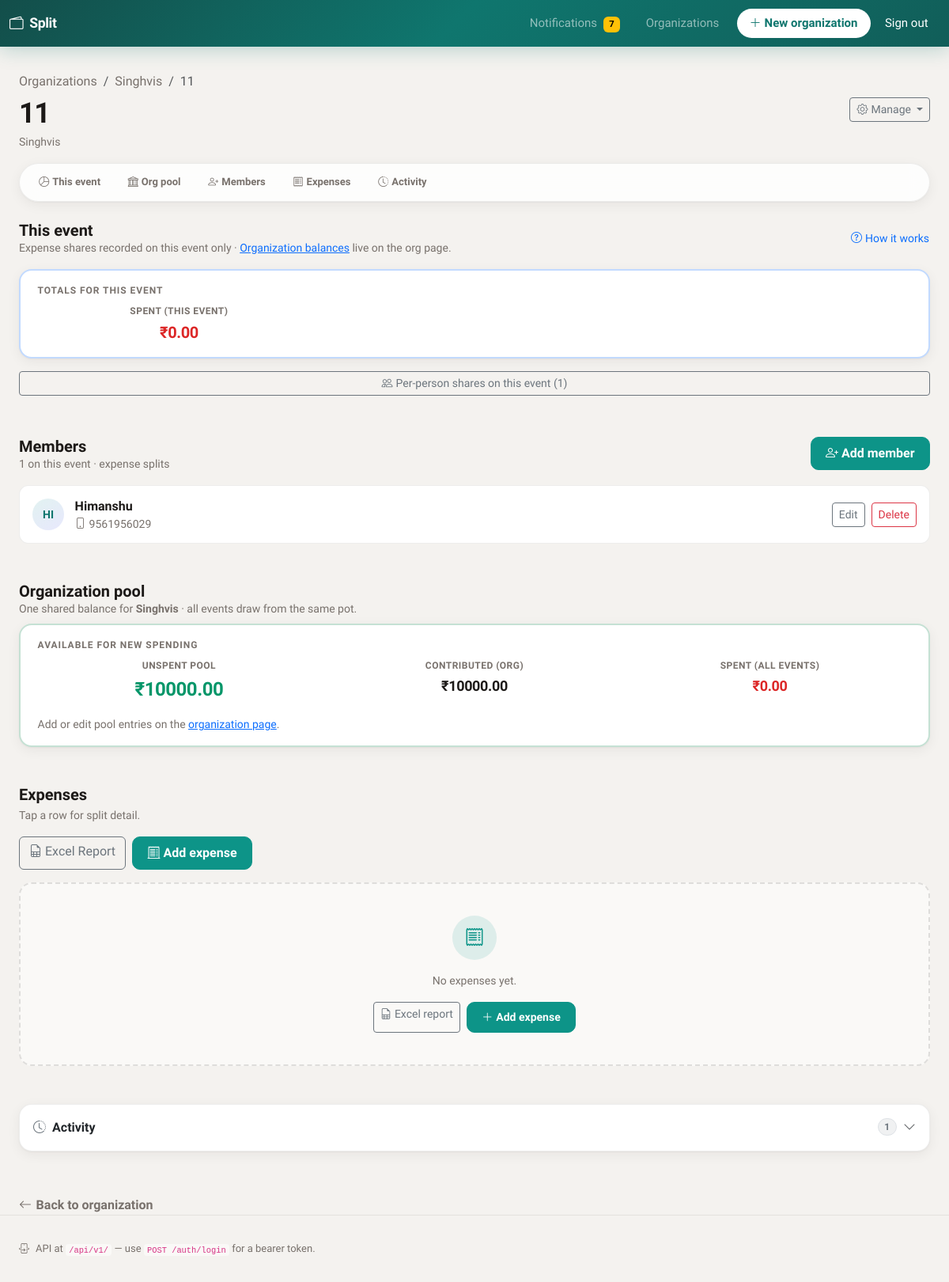
Before: /events/3 (signed in) with the older database file.
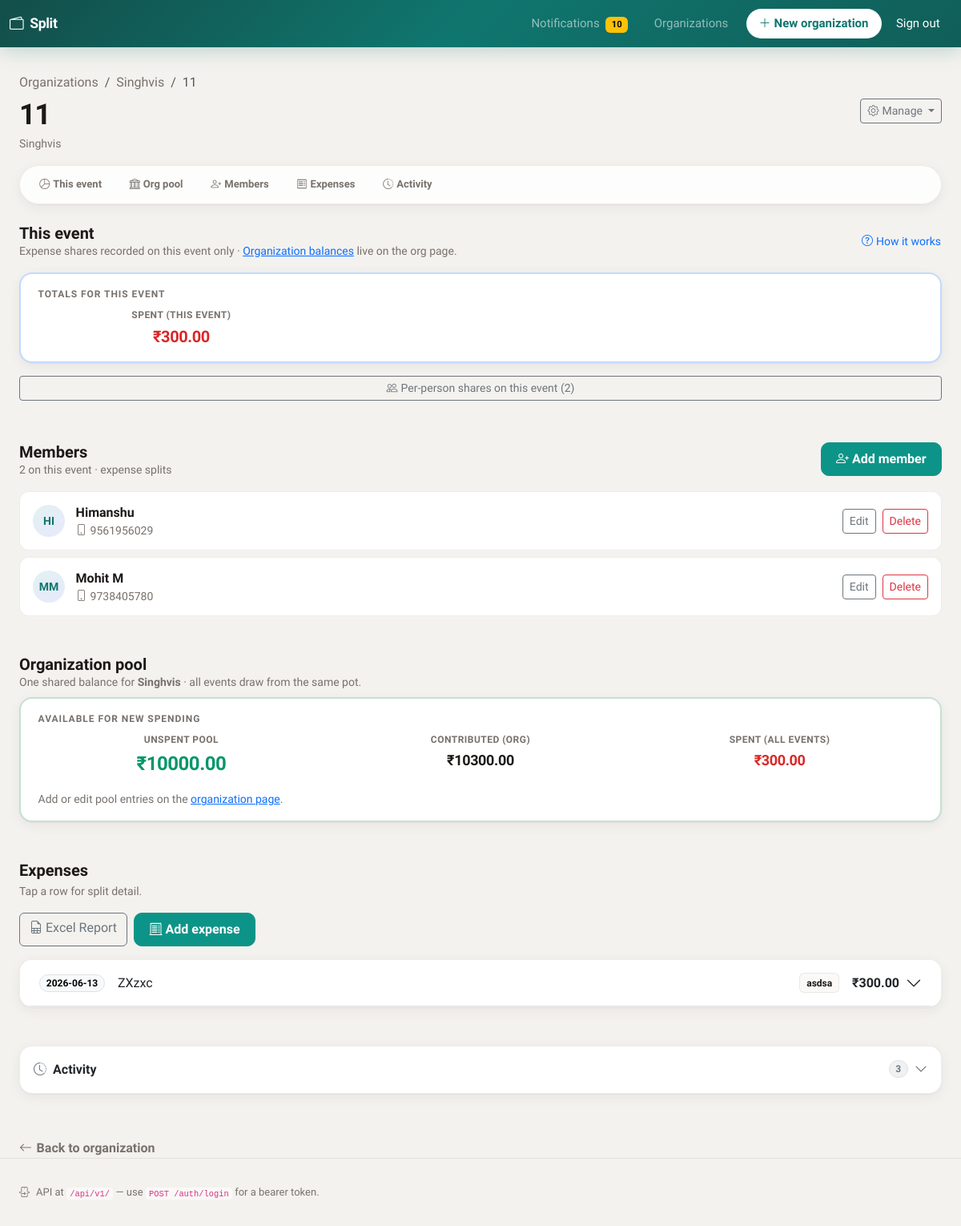
After: the same page with the newer database file.
### app/models.py (models this page shows)
class Member(Base):
    __tablename__ = "members"
    id: Mapped[int] = mapped_column(primary_key=True, autoincrement=True)
    event_id: Mapped[int] = mapped_column(ForeignKey("events.id"), nullable=False)
    name: Mapped[str] = mapped_column(String(120), nullable=False)
    user_id: Mapped[int | None] = mapped_column(ForeignKey("users.id"), nullable=True)
    created_by_user_id: Mapped[int | None] = mapped_column(
        ForeignKey("users.id"), nullable=True, index=True
    )
    created_at: Mapped[datetime] = mapped_column(DateTime, default=datetime.utcnow)
    event: Mapped["Event"] = relationship(back_populates="members")
    user: Mapped["User | None"] = relationship(
        back_populates="event_memberships", foreign_keys=[user_id]
    )
    expense_splits: Mapped[list["ExpenseSplit"]] = relationship(
        back_populates="member", cascade="all, delete-orphan"
    )

class User(Base):
    __tablename__ = "users"
    __table_args__ = (UniqueConstraint("mobile", name="uq_users_mobile"),)
    id: Mapped[int] = mapped_column(primary_key=True, autoincrement=True)
    mobile: Mapped[str] = mapped_column(String(20), nullable=False, index=True)
    password_hash: Mapped[str] = mapped_column(String(255), nullable=False)
    full_name: Mapped[str] = mapped_column(String(120), nullable=False)
    created_at: Mapped[datetime] = mapped_column(DateTime, default=datetime.utcnow)
    org_memberships: Mapped[list["OrganizationMember"]] = relationship(
        back_populates="user",
        foreign_keys="OrganizationMember.user_id",
        cascade="all, delete-orphan",
    )
    event_memberships: Mapped[list["Member"]] = relationship(
        back_populates="user", foreign_keys="Member.user_id"
    )
    activities_received: Mapped[list["Activity"]] = relationship(
        "Activity",
        foreign_keys="[Activity.recipient_user_id]",
        back_populates="recipient",
        cascade="all, delete-orphan",
    )
    activities_sent: Mapped[list["Activity"]] = relationship(
        "Activity",
        foreign_keys="[Activity.actor_user_id]",
        back_populates="actor",
        viewonly=True,
    )

class Expense(Base):
    __tablename__ = "expenses"
    id: Mapped[int] = mapped_column(primary_key=True, autoincrement=True)
    event_id: Mapped[int] = mapped_column(ForeignKey("events.id"), nullable=False)
    title: Mapped[str] = mapped_column(String(200), nullable=False)
    category: Mapped[str] = mapped_column(String(100), nullable=False)
    amount_total: Mapped[float] = mapped_column(Numeric(12, 2), nullable=False)
    expense_date: Mapped[date] = mapped_column(Date, nullable=False)
    created_by_user_id: Mapped[int | None] = mapped_column(
        ForeignKey("users.id"), nullable=True, index=True
    )
    created_at: Mapped[datetime] = mapped_column(DateTime, default=datetime.utcnow)
    event: Mapped["Event"] = relationship(back_populates="expenses")
    splits: Mapped[list["ExpenseSplit"]] = relationship(
        back_populates="expense", cascade="all, delete-orphan"
    )

### app/routers/web.py (the view)
@router.get("/events/{event_id}", response_class=HTMLResponse)
def page_event_detail(
    request: Request, event_id: int, db: Session = Depends(get_db)
):
    uid = require_session_user(request)
    if isinstance(uid, RedirectResponse):
        return uid
    if not services.user_can_access_event(db, uid, event_id):
        raise HTTPException(404, "Event not found")
    ev = services.get_event(db, event_id)
    if not ev:
        raise HTTPException(404, "Event not found")
    balances = services.member_balances(db, event_id)
    expenses = sorted(
        ev.expenses, key=lambda e: (e.expense_date, e.id), reverse=True
    )
    oid = ev.organization_id
    org_pool_available = services.org_pool_available(db, oid)
    org_total_contributed = services.org_total_contributed(db, oid)
    org_total_expenses = services.org_total_expenses(db, oid)
    event_expense_total = sum((b.expended for b in balances), Decimal("0"))
    balance_totals = {
        "pooled": Decimal("0"),
        "expended": event_expense_total,
        "remaining": Decimal("0"),
    }
    mems = sorted(ev.members, key=lambda m: m.id)
    members_opts = [{"id": m.id, "name": m.name} for m in mems]
    event_activities = activity_service.list_for_event(db, uid, event_id, limit=40)
    expense_manage = {
        e.id: services.user_can_manage_expense(db, e.id, uid) for e in expenses
    }
    member_manage = {
        m.id: services.user_can_manage_member(db, m.id, uid) for m in mems
    }
    return templates.TemplateResponse(
        request,
        "event_detail.html",
        {
            "event": ev,
            "organization": ev.organization,
            "members": mems,
            "members_opts": members_opts,
            "balances": balances,
            "balance_totals": balance_totals,
            "expenses": expenses,
            "org_pool_available": org_pool_available,
            "org_total_contributed": org_total_contributed,
            "org_total_expenses": org_total_expenses,
            "title": ev.name,
            "event_activities": event_activities,
            "current_user_id": uid,
            "expense_manage": expense_manage,
            "member_manage": member_manage,
            "member_error": request.query_params.get("error"),
        },
    )

### templates/event_detail.html (shortened to what the changed rows need)
{% extends "base.html" %}
{% macro member_initials(name) -%}
{%- set t = (name or '') | trim -%}
{%- set parts = t.split() -%}
{%- if parts | length >= 2 -%}
{{ (parts[0][0] ~ parts[-1][0]) | upper }}
{%- elif t | length >= 2 -%}
{{ t[:2] | upper }}
{%- elif t | length == 1 -%}
{{ t[0] | upper }}
{%- else -%}
?
{%- endif -%}
{% endmacro %}
{% block content %}
<header class="mb-3">
  <div class="d-flex flex-wrap align-items-start justify-content-between gap-2 mb-2">
    <div class="min-w-0 flex-grow-1">
      <h1 class="et-hero-title mb-1 text-break">{{ event.name }}</h1>
    </div>
  </div>
</header>
<section class="mb-5 pb-1" id="balances">
  {% if not members %}
  <h2 class="h5 fw-bold mb-2">This event</h2>
  <div class="alert alert-et-warn d-flex align-items-start gap-2 mb-0" role="alert">
    <i class="bi bi-exclamation-triangle flex-shrink-0 mt-1"></i>
    <div>Add at least one member before you can record expenses.</div>
  </div>
  {% else %}
  <div class="d-flex flex-wrap align-items-center justify-content-between gap-2 mb-3">
    <div>
      <h2 class="h5 fw-bold mb-0">This event</h2>
      <p class="small et-muted mb-0">Expense shares recorded on this event only · <a href="/orgs/{{ organization.id }}#balances">Organization balances</a> live on the org page.</p>
    </div>
    <button type="button" class="btn btn-link btn-sm p-0 text-decoration-none" data-bs-toggle="modal" data-bs-target="#modalBalanceHelp">
      <i class="bi bi-question-circle me-1"></i>How it works
    </button>
  </div>
  <div class="et-card mb-3 border-primary border-opacity-25" style="border-width: 2px;">
    <div class="et-card-body py-3">
      <p class="et-eyebrow mb-2">Totals for this event</p>
      <div class="row g-3 align-items-end text-center">
        <div class="col-12 col-md-4">
          <div class="et-metric">
            <span class="et-metric-label">Spent (this event)</span>
            <span class="et-metric-value et-metric-value--expended fs-5">{{ balance_totals.expended | money }}</span>
          </div>
        </div>
      </div>
    </div>
  </div>
  <button class="btn btn-outline-secondary btn-sm w-100" type="button" data-bs-toggle="collapse" data-bs-target="#balancesPeople" aria-expanded="false" aria-controls="balancesPeople">
    <i class="bi bi-people me-1"></i>Per-person shares on this event ({{ balances | length }})
  </button>
  {% endif %}
</section>
<section class="mb-5" id="members">
  <div class="d-flex flex-wrap align-items-start justify-content-between gap-2 mb-3">
    <div>
      <h2 class="h5 fw-bold mb-0">Members</h2>
      <p class="small et-muted mb-0">{{ members | length }} on this event · expense splits</p>
    </div>
  </div>
  {% for m in members %}
  <div class="et-member-row flex-wrap">
    <div class="et-avatar">{{ member_initials(m.name) }}</div>
    <div class="flex-grow-1 min-w-0">
      <div class="fw-semibold text-truncate">{{ m.name }}</div>
      <div class="small et-muted text-truncate">{% if m.user %}<i class="bi bi-phone me-1"></i>{{ m.user.mobile }}{% else %}No account linked{% endif %}</div>
    </div>
    {% if member_manage.get(m.id) %}
    <div class="d-flex flex-wrap gap-2 ms-auto">
      <button type="button" class="btn btn-outline-secondary btn-sm" data-bs-toggle="collapse" data-bs-target="#editMem{{ m.id }}">Edit</button>
      <form method="post" action="/events/{{ event.id }}/members/{{ m.id }}/delete#members" class="d-inline" onsubmit="return confirm('Remove this member? They must have no expense splits on this event.');">
        <button type="submit" class="btn btn-outline-danger btn-sm">Delete</button>
      </form>
    </div>
    {% endif %}
  </div>
  {% else %}
  <div class="et-empty mb-3 py-4">
    <div class="et-empty-icon"><i class="bi bi-people"></i></div>
    <p class="et-muted mb-2">No members yet.</p>
    <button type="button" class="btn btn-primary" data-bs-toggle="modal" data-bs-target="#modalAddMember">Add the first member</button>
  </div>
  {% endfor %}
</section>
<section class="mb-5" id="pool">
  <div class="d-flex flex-wrap align-items-start justify-content-between gap-2 mb-2">
    <div>
      <h2 class="h5 fw-bold mb-0">Organization pool</h2>
    </div>
  </div>
  <div class="et-card mb-3 border-success border-opacity-25" style="border-width: 2px;">
    <div class="et-card-body py-3">
      <div class="row g-3 text-center">
        <div class="col-6 col-md-4">
          <div class="et-metric">
            <span class="et-metric-label small">Contributed (org)</span>
            <span class="et-metric-value small">{{ org_total_contributed | money }}</span>
          </div>
        </div>
        <div class="col-6 col-md-4">
          <div class="et-metric">
            <span class="et-metric-label small">Spent (all events)</span>
            <span class="et-metric-value et-metric-value--expended small">{{ org_total_expenses | money }}</span>
          </div>
        </div>
      </div>
    </div>
  </div>
</section>
<section class="mb-5" id="expenses">
  <div class="mb-3">
    <h2 class="h5 fw-bold mb-1">Expenses</h2>
  </div>
  {% if expenses %}
  <div class="et-card p-0 overflow-hidden mb-4">
    <div class="accordion accordion-flush" id="expenseAccordion">
    {% for e in expenses %}
    <div class="accordion-item border-bottom">
      <h2 class="accordion-header">
        <button class="accordion-button collapsed py-3 px-3 px-md-4 fw-medium shadow-none bg-white" type="button"
                data-bs-toggle="collapse" data-bs-target="#ex-{{ e.id }}" aria-expanded="false">
          <span class="d-flex flex-wrap align-items-center gap-2 gap-md-3 w-100 me-2">
            <span class="badge rounded-pill text-bg-light border align-self-center">{{ e.expense_date }}</span>
            <span class="flex-grow-1 text-start">{{ e.title }}</span>
            <span class="et-badge-cat">{{ e.category }}</span>
            <span class="fw-bold ms-md-auto">{{ e.amount_total | money }}</span>
          </span>
        </button>
      </h2>
    </div>
    {% endfor %}
    </div>
  </div>
  {% else %}
  <div class="et-empty mb-4">
    <div class="et-empty-icon"><i class="bi bi-receipt"></i></div>
    <p class="et-muted mb-3 small">No expenses yet.</p>
    <div class="d-grid d-sm-flex gap-2 justify-content-center">
      <a href="/events/{{ event.id }}/export.xlsx" class="btn btn-outline-secondary btn-sm"><i class="bi bi-file-earmark-spreadsheet me-1"></i>Excel report</a>
      {% if members %}
      <button type="button" class="btn btn-primary btn-sm" data-bs-toggle="modal" data-bs-target="#modalExpense">
        <i class="bi bi-plus-lg me-1"></i>Add expense
      </button>
      {% endif %}
    </div>
  </div>
  {% endif %}
</section>
{% if event_activities %}
<section class="mb-4 et-card overflow-hidden" id="activity">
  <button type="button" class="btn btn-link text-decoration-none text-body w-100 py-3 px-3 d-flex align-items-center justify-content-between rounded-0 collapsed et-activity-toggle"
          data-bs-toggle="collapse" data-bs-target="#activityCollapse" aria-expanded="false" aria-controls="activityCollapse">
    <span class="fw-semibold"><i class="bi bi-clock-history me-2 text-secondary"></i>Activity</span>
    <span class="d-flex align-items-center gap-2">
      <span class="badge rounded-pill bg-secondary bg-opacity-10 text-secondary border">{{ event_activities | length }}</span>
      <i class="bi bi-chevron-down et-collapse-chevron text-muted"></i>
    </span>
  </button>
</section>
{% endif %}
{% endblock %}

Changed rows visible on the page:
added Member: value "MM", name "Mohit M", user.mobile "9738405780"
added Expense: expense_date "2026-06-13", title "ZXzxc", category "asdsa", amount_total "₹300.00"
Other visible differences:
{{ request.state.unread_notifications }}: "7" → "10"
{{ balance_totals.expended | money }}: "₹0.00" → "₹300.00"
{{ balances | length }}: "1" → "2"
{{ members | length }}: "1" → "2"
{{ org_total_contributed | money }}: "₹10000.00" → "₹10300.00"
{{ org_total_expenses | money }}: "₹0.00" → "₹300.00"
{{ event_activities | length }}: "1" → "3"
text no longer shown: "No expenses yet. Excel report Add expense"
